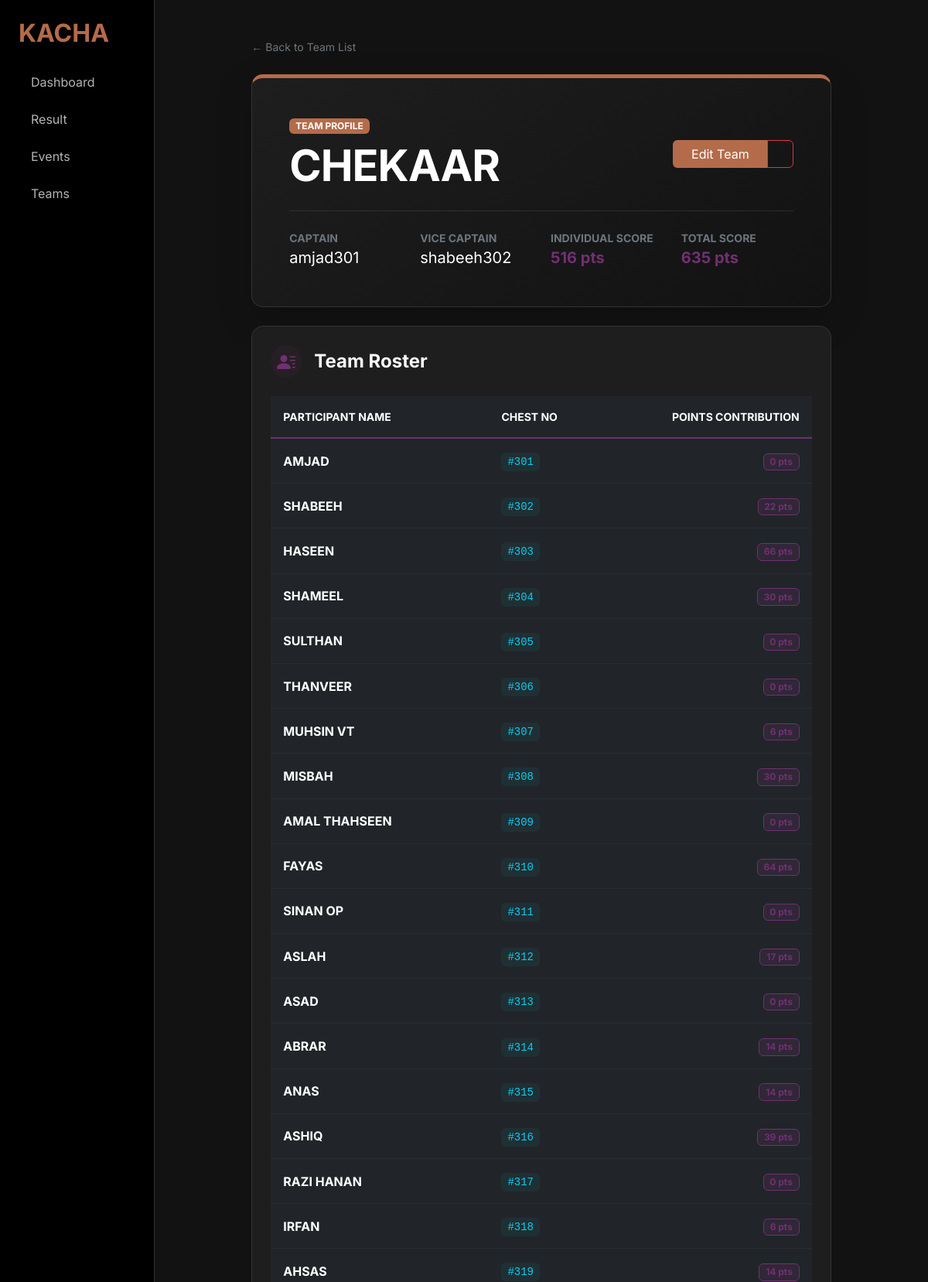
The page /team/teams/2/ (signed in, upper part) on the database its author committed.
### core/models.py (models this page shows, shortened)
class Team(models.Model):
    name = models.CharField(max_length=100)
    captain = models.ForeignKey(User, on_delete=models.CASCADE, related_name='captain')
    vice_captain = models.ForeignKey(User, on_delete=models.CASCADE, related_name='vice_captain')
    @property
    def points(self):
        totals = Result.objects.filter(team=self).aggregate(points=models.Sum('point'), grade=models.Sum('grade'), )
        return (totals["points"] or 0) + (totals["grade"] or 0)
    def individual_points(self):
        totals = Result.objects.filter(team=self, participant__isnull=False).aggregate(points=models.Sum('point'),
                                                                                       grade=models.Sum('grade'), )
        return (totals["points"] or 0) + (totals["grade"] or 0)

class Participant(models.Model):
    name = models.ForeignKey(User, on_delete=models.CASCADE)
    team = models.ForeignKey(Team, on_delete=models.CASCADE)
    chest_no = models.IntegerField()
    points = models.IntegerField(default=0)
    @property
    def total_points(self):
        totals = Result.objects.filter(participant=self).aggregate(points=models.Sum('point'), grade=models.Sum('grade'), )
        return (totals["points"] or 0) + (totals["grade"] or 0)

### core/team/views.py (the view)
# urls.py: path('teams/<int:pk>/', TeamDetailView.as_view(), name='team-detail'),
class TeamDetailView(LoginRequiredMixin, DetailView):
    model = Team
    template_name = 'teams/team_detail.html'
    context_object_name = 'team'
    def get_context_data(self, **kwargs):
        context = super().get_context_data(**kwargs)
        context['participants'] = self.object.participant_set.all()
        return context

### core/templates/teams/team_detail.html (shortened to what this page needs)
{% extends 'base.html' %}
{% block content %}
    <div class="row justify-content-center">
        <div class="col-lg-10">
            <nav class="mb-4">
                <a href="{% url 'team-list' %}" class="text-secondary text-decoration-none small">
                    &larr; Back to Team List
                </a>
            </nav>
            <div class="event-card p-5 mb-4 shadow-lg"
                 style="border-top: 5px solid var(--accent-copper); background: linear-gradient(145deg, #1e1e1e, #121212);">
                <div class="row align-items-center">
                    <div class="col-md-8">
                        <span class="badge text-uppercase mb-2" style="background-color: var(--accent-copper);">Team Profile</span>
                        <h1 class="display-4 fw-bold text-white mb-0">{{ team.name }}</h1>
                    </div>
                    <div class="col-md-4 text-md-end mt-3 mt-md-0">
                        <div class="btn-group">
                            <a href="{% url 'team-update' team.pk %}" class="btn btn-kacha-primary px-4">Edit Team</a>
                            <a href="{% url 'team-delete' team.pk %}" class="btn btn-outline-danger px-3">
                            </a>
                        </div>
                    </div>
                </div>
                <hr class="my-4 border-secondary opacity-25">
                <div class="row">
                    <div class="col-md-3 mb-3 mb-md-0">
                        <label class="text-secondary small text-uppercase fw-bold d-block">Captain</label>
                        <span class="fs-5 text-white">{{ team.captain.username }}</span>
                    </div>
                    <div class="col-md-3 mb-3 mb-md-0">
                        <label class="text-secondary small text-uppercase fw-bold d-block">Vice Captain</label>
                        <span class="fs-5 text-white">{{ team.vice_captain.username }}</span>
                    </div>
                    <div class="col-md-3">
                        <label class="text-secondary small text-uppercase fw-bold d-block">Individual Score</label>
                            <span class="fs-5 fw-bold" style="color: var(--accent-purple);">
                            {% if team.individual_points %}{{ team.individual_points }}{% else %}0{% endif %} pts
                        </span>
                    </div>
                    <div class="col-md-3">
                        <label class="text-secondary small text-uppercase fw-bold d-block">Total Score</label>
                            <span class="fs-5 fw-bold" style="color: var(--accent-purple);">
                            {% if team.points %}{{ team.points }}{% else %}0{% endif %} pts
                        </span>
                    </div>
                </div>
            </div>
            <div class="event-card p-4">
                <div class="d-flex align-items-center mb-4">
                    <div class="rounded-circle p-2 me-3"
                         style="background: rgba(113, 48, 113, 0.1); color: var(--accent-purple);">
                    </div>
                    <h4 class="mb-0 fw-bold">Team Roster</h4>
                </div>
                <div class="table-responsive">
                    <table class="table table-dark table-hover align-middle">
                        <thead class="text-secondary small text-uppercase">
                        <tr style="border-bottom: 2px solid var(--accent-purple);">
                            <th class="ps-3 py-3">Participant Name</th>
                            <th class="py-3">Chest No</th>
                            <th class="py-3 text-end pe-3">Points Contribution</th>
                        </tr>
                        </thead>
                        <tbody>
                        {% for participant in participants %}
                            <tr class="border-bottom border-secondary border-opacity-10">
                                <td class="ps-3 py-3">
                                    <span class="fw-bold text-white">{{ participant.name.first_name }}</span>
                                </td>
                                <td class="py-3">
                                    <code class="text-info px-2 py-1 rounded" style="background: rgba(0,255,255,0.05);">
                                        #{{ participant.chest_no }}
                                    </code>
                                </td>
                                <td class="py-3 text-end pe-3">
                                    <span class="badge"
                                          style="background-color: rgba(113, 48, 113, 0.2); color: var(--accent-purple); border: 1px solid var(--accent-purple);">
                                        {{ participant.total_points }} pts
                                    </span>
                                </td>
                            </tr>
                        {% empty %}
                            <tr>
                                <td colspan="3" class="text-center py-5 text-secondary italic">
                                    No participants assigned to this team yet.
                                </td>
                            </tr>
                        {% endfor %}
                        </tbody>
                    </table>
                </div>
            </div>
        </div>
    </div>
{% endblock %}

### core/templates/teams/team_detail.html (style rules this page uses)
.event-card { background-color: #1e1e1e; border-radius: 15px; border: 1px solid #333; }
.display-4 { letter-spacing: -1px; }

### rows shown on the page
Team: name "CHEKAAR", captain.username "amjad301", vice_captain.username "shabeeh302", individual_points "516", points "635"
Participant: name.first_name "AMJAD", chest_no "301", total_points "0"
Participant: name.first_name "SHABEEH", chest_no "302", total_points "22"
Participant: name.first_name "HASEEN", chest_no "303", total_points "66"
Participant: name.first_name "SHAMEEL", chest_no "304", total_points "30"
Participant: name.first_name "SULTHAN", chest_no "305", total_points "0"
Participant: name.first_name "THANVEER", chest_no "306", total_points "0"
Participant: name.first_name "MUHSIN VT", chest_no "307", total_points "6"
Participant: name.first_name "MISBAH", chest_no "308", total_points "30"
Participant: name.first_name "AMAL THAHSEEN", chest_no "309", total_points "0"
Participant: name.first_name "FAYAS", chest_no "310", total_points "64"
Participant: name.first_name "SINAN OP", chest_no "311", total_points "0"
Participant: name.first_name "ASLAH", chest_no "312", total_points "17"
Participant: name.first_name "ASAD", chest_no "313", total_points "0"
Participant: name.first_name "ABRAR", chest_no "314", total_points "14"
Participant: name.first_name "ANAS", chest_no "315", total_points "14"
Participant: name.first_name "ASHIQ", chest_no "316", total_points "39"
Participant: name.first_name "RAZI HANAN", chest_no "317", total_points "0"
Participant: name.first_name "IRFAN", chest_no "318", total_points "6"
Participant: name.first_name "AHSAS", chest_no "319", total_points "14"
